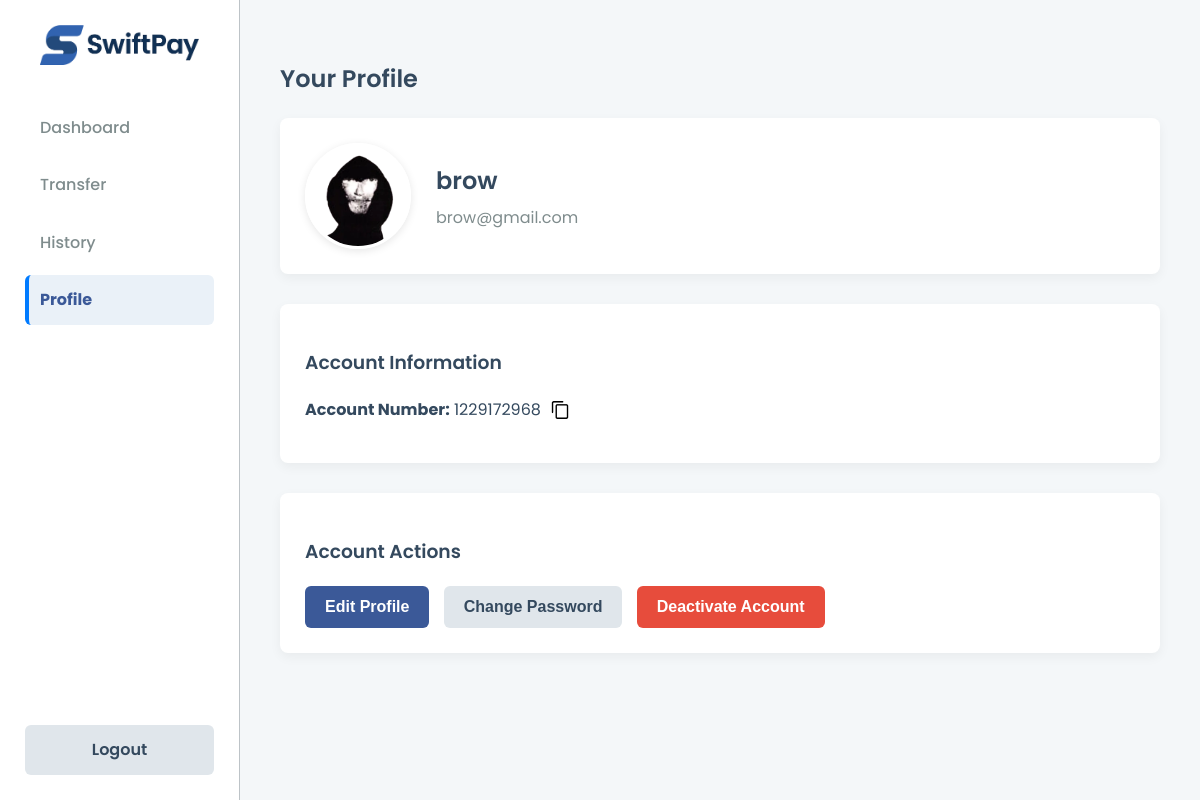
Screenshot of /profile.php (signed in) with the database file from the repository.
### tables this page shows
CREATE TABLE `users` (
  `user_id` int(11) NOT NULL,
  `full_name` varchar(100) DEFAULT NULL,
  `email` varchar(100) DEFAULT NULL,
  `password` varchar(255) DEFAULT NULL,
  `account_number` varchar(20) DEFAULT NULL,
  `balance` decimal(10,2) DEFAULT 0.00,
  `avatar` varchar(255) DEFAULT 'default.png',
  `status` enum('active','deactivated') DEFAULT 'active',
  `deleted_at` datetime DEFAULT NULL,
  `created_at` timestamp NOT NULL DEFAULT current_timestamp()
);

### profile.php (the view, shortened to what this page needs)
<?php
include 'connect.php';
$user_id = $_SESSION['user_id'];
$stmt = $conn->prepare("SELECT full_name, email, account_number, avatar, password FROM users WHERE user_id = ?");
$stmt->bind_param("i", $user_id);
$stmt->execute();
$result = $stmt->get_result();
$user = $result->fetch_assoc();
$full_name = $user['full_name'];
$email = $user['email'];
$account_number = $user['account_number'];
$avatar = $user['avatar'] ?: 'default.png';
?>
<!DOCTYPE html>
<html>
<head>
    <link rel="stylesheet" href="styles.css?v=1.6">
</head>
<body>
<div class="app-container">
    <div class="sidebar">
        <div class="logo">
            <a href="dashboard.php">
                <img src="icons/SwiftPay-trimmed.png" alt="SwiftPay Logo">
            </a>
        </div>
        <nav class="sidebar-nav">
            <a href="dashboard.php">Dashboard</a>
            <a href="transfer.php">Transfer</a>
            <a href="history.php">History</a>
            <a href="profile.php" class="active">Profile</a>
        </nav>
        <a href="logout.php" class="btn btn-secondary logout-btn">Logout</a>
    </div>
    <div class="main-content">
        <h2>Your Profile</h2>
        <div class="card profile-header">
            <img src="uploads/<?= htmlspecialchars($avatar) ?>" alt="Avatar" class="profile-avatar">
            <div class="profile-info">
                <h2><?= htmlspecialchars($full_name) ?></h2>
                <p><?= htmlspecialchars($email) ?></p>
            </div>
        </div>
        <div class="card">
            <h3>Account Information</h3>
            <p><strong>Account Number:</strong>
                <span id="accNum"><?= htmlspecialchars($account_number) ?></span>
                <button onclick="copyToClipboard('accNum')" class="icon-button">
                    <img src="icons/copy-link-icon.png" alt="Copy" class="copy-icon">
                </button>
            </p>
        </div>
        <div class="card">
            <h3>Account Actions</h3>
            <button onclick="openModal('editModal')" class="btn btn-primary">Edit Profile</button>
            <button onclick="openModal('pwModal')" class="btn btn-secondary" style="margin-left: 10px;">Change Password</button>
            <button onclick="openModal('deactivateModal')" class="btn btn-danger" style="margin-left: 10px;">Deactivate Account</button>
        </div>
    </div>
</div>
</body>
</html>

### styles.css (style rules this page uses)
:root { --primary-blue: #3B5998; --primary-blue-dark: #357ABD; --success-green: #2ECC71; --action-red: #E74C3C; --dark-text: #34495E; --secondary-text: #7f8c8d; --border-color: #BDC3C7; --background-light: #F4F7F9; --white: #FFFFFF; --accent-blue: #007BFF; }
body { font-family: 'Poppins', sans-serif; background-color: var(--background-light); color: var(--dark-text); margin: 0; padding: 0; line-height: 1.6; }
h2, h3 { color: var(--dark-text); font-weight: 600; }
a { color: var(--primary-blue); text-decoration: none; }
.app-container { display: flex; min-height: 100vh; }
.sidebar { position: fixed; left: 0; top: 0; height: 100%; box-sizing: border-box; width: 240px; background-color: var(--white); border-right: 1px solid var(--border-color); padding: 25px; display: flex; flex-direction: column; }
.sidebar-nav a { display: block; padding: 12px 15px; margin-bottom: 8px; border-radius: 6px; font-weight: 500; color: var(--secondary-text); transition: background-color 0.2s, color 0.2s; }
.sidebar-nav a.active { background-color: #eaf1f8; color: var(--primary-blue); font-weight: 700; border-left: 4px solid var(--accent-blue); padding-left: 11px; }
.sidebar .logout-btn { margin-top: auto; }
.main-content { flex-grow: 1; padding: 40px; margin-left: 240px; }
.card { background-color: var(--white); padding: 25px; border-radius: 8px; box-shadow: 0 4px 12px rgba(0,0,0,0.05); margin-bottom: 30px; }
.btn { padding: 12px 20px; border: none; border-radius: 6px; font-weight: 600; font-size: 1em; cursor: pointer; text-decoration: none; display: inline-block; transition: background-color 0.3s, transform 0.1s; text-align: center; }
.btn-primary { background-color: var(--primary-blue); color: white; }
.btn-secondary { background-color: #e0e6eb; color: var(--dark-text); }
.btn-danger { background-color: var(--action-red); color: white; }
.icon-button { background: none; border: none; padding: 0; cursor: pointer; vertical-align: middle; }
.copy-icon { width: 18px; height: 18px; margin-left: 6px; vertical-align: middle; }
.profile-header { display: flex; align-items: center; gap: 25px; }
.profile-avatar { width: 100px; height: 100px; border-radius: 50%; object-fit: cover; border: 3px solid var(--white); box-shadow: 0 2px 8px rgba(0,0,0,0.1); }
.profile-info h2 { margin: 0 0 5px 0; }
.profile-info p { margin: 0; color: var(--secondary-text); }
.logo { text-align: center; margin-bottom: 30px; }
.logo img { height: auto; max-width: 100%; }
.sidebar .logo { margin-top: 0; padding: 0 10px; }
.sidebar .logo img { max-height: 40px; }

### rows the page displays
users: avatar (picture), full_name "brow", email "brow@gmail.com", account_number "1229172968"
